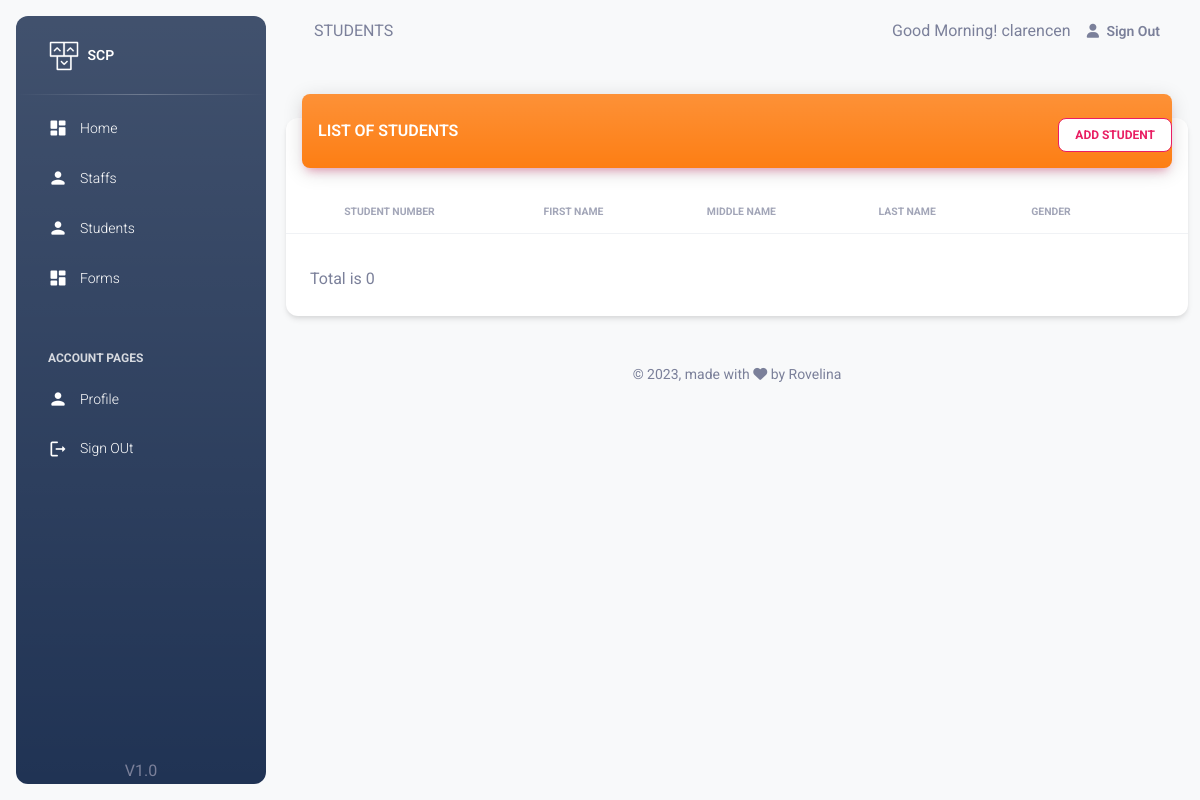
The page /pages/staff/students.php (signed in) on the database as committed earlier.
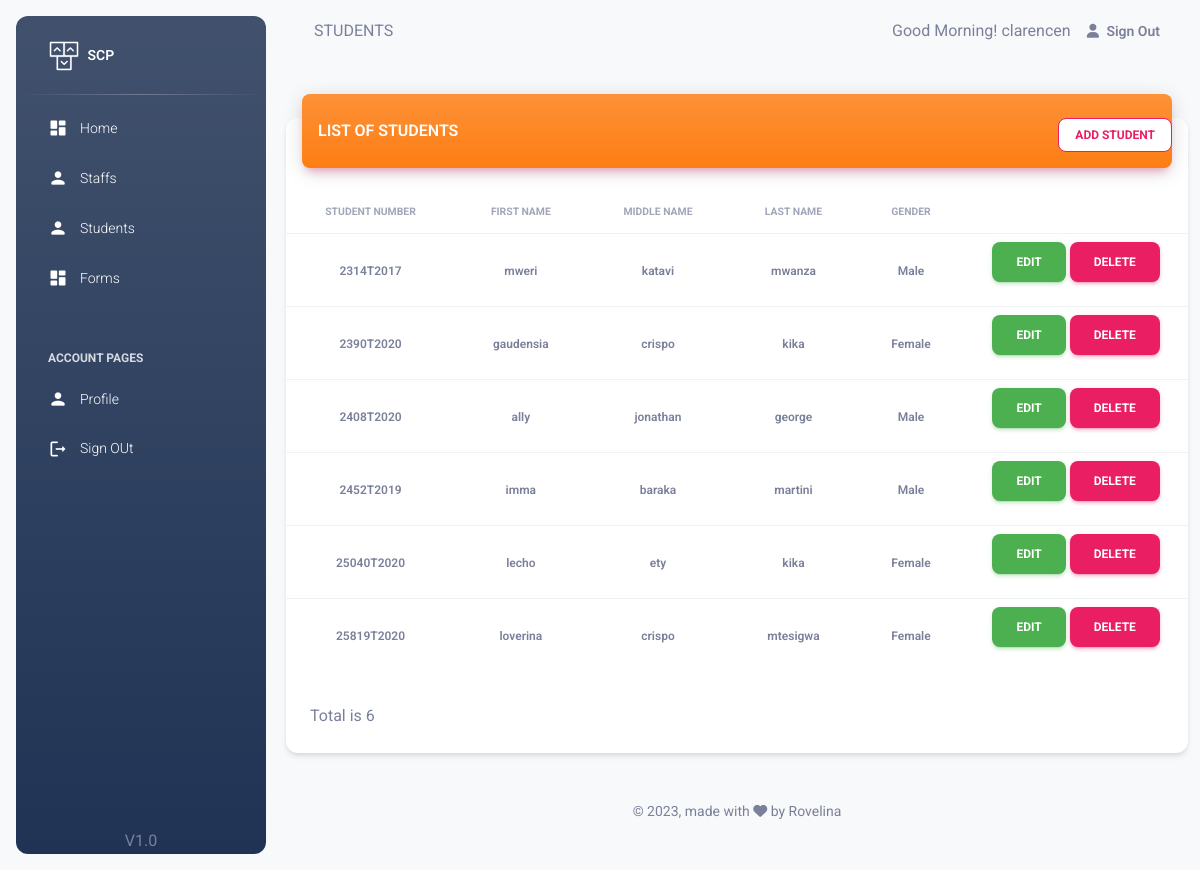
The same page on the database as committed later.
### tables this page shows
CREATE TABLE `student` (
  `student_number` varchar(50) NOT NULL,
  `user_name` varchar(50) NOT NULL,
  `password` varchar(250) NOT NULL,
  `first_name` varchar(50) NOT NULL,
  `middle_name` varchar(50) NOT NULL,
  `last_name` varchar(50) NOT NULL,
  `gender` int(11) NOT NULL,
  `department` int(11) NOT NULL,
  `completion_year` int(11) NOT NULL,
  `image` varchar(100) NOT NULL
);

CREATE TABLE `gender` (
  `gender_id` int(11) NOT NULL,
  `gender_name` varchar(50) NOT NULL
);

### classes/Student.php (called while the page is built, shortened)
<?php
 class Student {
    public function get_all_student()
    {
        try{
            $db = getDB();
            $stmt = $db->prepare("SELECT *  FROM student std
            inner join gender gnd on gnd.gender_id = std.gender");
            $stmt->execute();
            $data = $stmt->fetchAll();
            return $data;
        }
        catch(PDOException $e) {
            echo '{"error":{"text":'. $e->getMessage() .'}}';
        }
    }
 }
?>

### pages/staff/students.php (the view, shortened to what this page needs)
<?php
    include('../session.php');
    $students=$student_class->get_all_student();
?>
<!DOCTYPE html>
<html lang="en">
  <head>
    <?php include 'head.php';?>
  </head>
  <body class="g-sidenav-show  bg-gray-100">
    <?php include 'aside.php';?>
    <main class="main-content border-radius-lg ">
      <?php include 'navbar.php';?>
      <div class="container-fluid py-4">
        <div class="row">
          <div class="col-12">
            <div class="card my-4">
              <div class="card-header p-0 position-relative mt-n4 mx-3 z-index-2">
                <div style="background-color:#fd7e14" class="bg-gradient shadow-primary border-radius-lg pt-4 pb-3">
                  <div class="row">
                      <div class="col-6">
                        <h6 class="text-white  text-capitalize ps-3">LIST OF STUDENTS </h6>
                      </div>
                      <div class="col-6 text-end ">
                          <a href="./add_student.php" class="btn btn-outline-primary btn-sm mb-0 bg-white ">Add Student</a>
                      </div>
                  </div>
                </div>
              </div>
              <div class="card-body px-0 pb-2">
                <div class="table-responsive p-0">
                <table class="table align-items-center mb-0">
                  <thead>
                    <tr>
                      <th class="text-center text-uppercase text-secondary text-xxs font-weight-bolder opacity-7">Student Number</th>
                      <th class="text-center text-uppercase text-secondary text-xxs font-weight-bolder opacity-7">First Name</th>
                      <th class="text-center text-uppercase text-secondary text-xxs font-weight-bolder opacity-7">Middle Name</th>
                      <th class="text-center text-uppercase text-secondary text-xxs font-weight-bolder opacity-7">Last Name</th>
                      <th class="text-center text-uppercase text-secondary text-xxs font-weight-bolder opacity-7">Gender</th>
                      <th class="text-center text-uppercase text-secondary text-xxs font-weight-bolder opacity-7"></th>
                    </tr>
                  </thead>
                  <tbody>
                      <?php
                        foreach ($students as $student) {
                          echo "
                          <tr>
                            <td class='align-middle text-center text-sm'>
                              <span class='text-secondary text-xs font-weight-bold'>{$student['student_number']}</span>
                            </td>
                            <td class='align-middle text-center text-sm'>
                              <span class='text-secondary text-xs font-weight-bold'>{$student['first_name']}</span>
                            </td>
                            <td class='align-middle text-center text-sm'>
                              <span class='text-secondary text-xs font-weight-bold'>{$student['middle_name']}</span>
                            </td>
                            <td class='align-middle text-center'>
                              <span class='text-secondary text-xs font-weight-bold'>{$student['last_name']}</span>
                            </td>
                            <td class='align-middle text-center'>
                              <span class='text-secondary text-xs font-weight-bold'>{$student['gender_name']}</span>
                            </td>
                            <td class='align-middle text-center'>
                              <a href='./edit_student.php?id={$student['student_number']}' class='btn btn-success'>Edit</a>
                              <button onclick='myFunction(\"{$student['student_number']}\")' class='btn btn-primary'>Delete</button>
                            </td>
                          </tr>
                        ";
                        }
                      ?>
                  </tbody>
                </table>
                </div>
              </div>
              <div class="card-footer">
                Total is <?php  echo count($students)?>
              </div>
            </div>
          </div>
        </div>
        <?php include 'footer.php';?>
      </div>
    </main>
  </body>
</html>

Rows that differ between the two databases and show on the page:
added student: student_number "2314T2017", first_name "mweri", middle_name "katavi", last_name "mwanza", gender.gender_name "Male"
added student: student_number "2390T2020", first_name "gaudensia", middle_name "crispo", last_name "kika", gender.gender_name "Female"
added student: student_number "2408T2020", first_name "ally", middle_name "jonathan", last_name "george", gender.gender_name "Male"
added student: student_number "2452T2019", first_name "imma", middle_name "baraka", last_name "martini", gender.gender_name "Male"
added student: student_number "25040T2020", first_name "lecho", middle_name "ety", last_name "kika", gender.gender_name "Female"
added student: student_number "25819T2020", first_name "loverina", middle_name "crispo", last_name "mtesigwa", gender.gender_name "Female"
Other text that changed with them:
count($students): "0" → "6"
